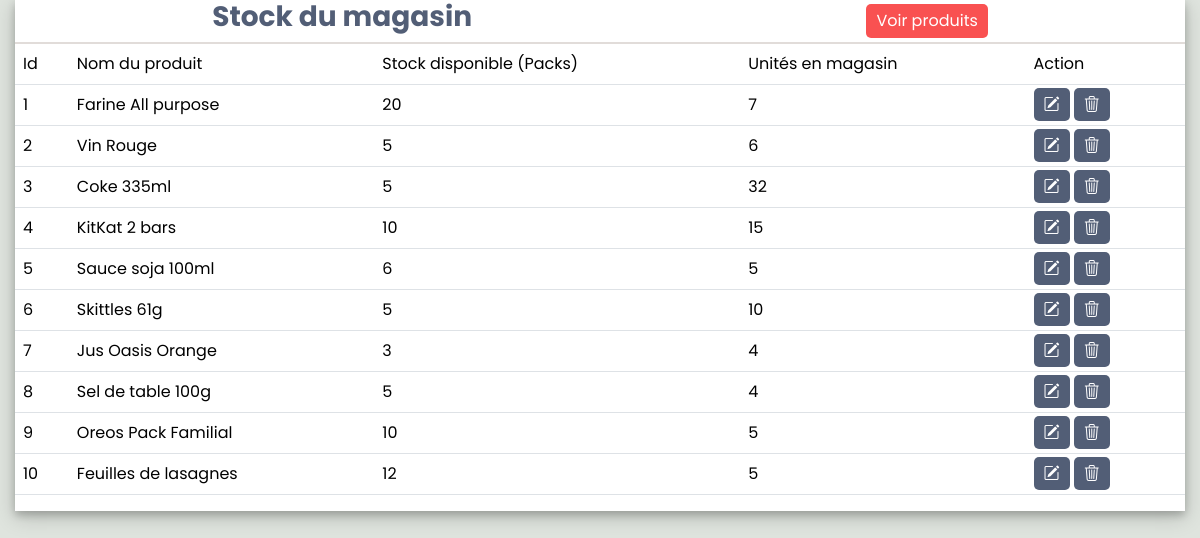
The app's page /stocks with its own data.
### tables this page shows
CREATE TABLE ProductsInStock(
                Id INTEGER PRIMARY KEY,
                Stock INTEGER CHECK(Stock >= 0), -- La quantite de produit disponible dans le stock
                StoreQty INTEGER CHECK(StoreQty > 0), -- La quantite envoye du stock vers le magasin
                ProductId INTEGER NOT NULL,
                FOREIGN KEY (ProductId) REFERENCES Products(Id) ON DELETE CASCADE
                );

CREATE TABLE Products(
                Id INTEGER PRIMARY KEY,
                ProdName TEXT NOT NULL,
                UnitPrice REAL CHECK(UnitPrice > 0),
                QtyPerPack INTEGER CHECK(QtyPerPack > 0), -- La quantite pour chaque groupe d'un produit (un carton ou un rack de produits)
                Expiration INTEGER NOT NULL, -- L'année d'expiration ou le bestbefore du produit
                ProductType TEXT NOT NULL CHECK(ProductType = 'Beverage' OR ProductType = 'Treat' OR ProductType = 'Grocery'),
                TreatType TEXT CHECK(TreatType = 'Bonbon' OR TreatType = 'Biscuit'), -- pour les produits de type treat
                Origine TEXT, -- pour les produits de type grocery (l'origine du produit)
                BeverageType TEXT CHECK(BeverageType = 'Jus' OR BeverageType = 'Soda' OR BeverageType = 'Alcool'), -- pour les produits de type Beverage 
                UserId INTEGER NOT NULL,
                FOREIGN KEY(UserId) REFERENCES Users(Id)  -- L'utilisateur qui ajoute le produit


);

### main.py (the view)
@app.route('/stocks')
def stock():
    stocks = prod_stock_dao.get_all_stocks()
    return render_template('stock.html', stocks=stocks, prod_dao=prod_dao)

### Business/Domain/Product.py (called while the page is built)
    def get_product_name(self):
        return self.__product_name

### Business/Domain/ProductsInStock.py (called while the page is built)
    def get_id(self):
        return self.__id

    def get_stock(self):
        return self.__stock

    def get_store_qty(self):
        return self.__store_qty

    def get_product(self):
        return self.__product

### Data_Access/DAOs/ProductDAO.py (called while the page is built)
    def get_product_by_id(self, prod_id):
        self.cursor.execute('''SELECT Id, ProdName, UnitPrice, QtyPerPack,
        Expiration FROM Products
        WHERE Id = ?''', (prod_id,))
        result = self.cursor.fetchone()
        return Product(result[0], result[1], result[2], result[3], result[4])

### Data_Access/DAOs/ProductsInStockDAO.py (called while the page is built)
    def connect(self):
        self.connection = sqlite3.connect('./Data_Access/convenience_store_db.db', check_same_thread=False)
        self.cursor = self.connection.cursor()

    def get_all_stocks(self):
        self.connect()
        self.cursor.execute('SELECT * FROM ProductsInStock')
        result = self.cursor.fetchall()
        stocks = []
        for stock in result:
            stock = ProductsInStock(stock[0], stock[1], stock[2], stock[3])
            stocks.append(stock)
        self.connection.close()
        return stocks

### templates/stock.html (shortened to what this page needs)
<!DOCTYPE html>
<html lang="en">
<head>
    <link href="https://cdn.jsdelivr.net/npm/bootstrap@5.3.3/dist/css/bootstrap.min.css" rel="stylesheet"
>
    <link rel="stylesheet" href="https://cdn.jsdelivr.net/npm/bootstrap-icons@1.10.3/font/bootstrap-icons.css">
    <link rel="stylesheet" href="../static/styles.css">
</head>
<body>
    <div class="main-container">
        <div class="table-content">
            <div class="table-title">
                <h3>Stock du magasin</h3>
                <a href="/prod" class="bttn">Voir produits</a>
            </div>
            <table class="table table-hover">
                <thead>
                    <tr>
                        <th scope="col">Id</th>
                        <th scope="col">Nom du produit</th>
                        <th scope="col">Stock disponible (Packs)</th>
                        <th scope="col">Unités en magasin</th>
                        <th scope="col">Action</th>
                    </tr>
                </thead>
                <tbody>
                    {% for stock in stocks %}
                    <tr>
                        <th scope="row">{{ stock.get_id() }}</th>
                        <td>{{ prod_dao.get_product_by_id(stock.get_product()).get_product_name() }}</td>
                        <td>{{ stock.get_stock() }}</td>
                        <td>{{ stock.get_store_qty() }}</td>
                        <td>
                            <a href="/editStock/{{ stock.get_id() }}" class="bt"><i class="bi bi-pencil-square"></i></a>
                            <a href="/deleteStock/{{ stock.get_id() }}" class="bt"><i class="bi bi-trash3"></i></a>
                        </td>
                    </tr>
                    {% endfor %}
                </tbody>
            </table>
        </div>
    </div>
</body>
</html>

### static/styles.css (style rules this page uses)
* { font-family: "Poppins", sans-serif; font-weight: 400; font-style: normal; }
.main-container { position: absolute; right: 0; top: 0; width: 100vw; min-height: 100vh; background: #DFE4DE; display: flex; flex-direction: column; justify-content: space-between; }
.table-content { min-height: auto; background: white; box-shadow: 0 4px 8px 0 rgba(0, 0, 0, 0.2), 0 6px 20px 0 rgba(0, 0, 0, 0.19); display: flex; flex-direction: column; margin: 0 15px 15px 15px; }
.table-title { display: flex; flex-direction: row; justify-content: space-around; border-bottom: 2px solid #E1DCD9; align-items: center; }
a { text-decoration: none; color: inherit; }
.bttn { background: #F95151; color: white; padding: 5px 10px; text-align: center; border-radius: 5px; }
.bt { background: #525E76; color: white; padding: 5px 10px; text-align: center; border-radius: 5px; }
h3 , h1 { color: #525E76; font-weight: bold; }

### records on screen
ProductsInStock: get_id "1", get_stock "20", get_store_qty "7"
Products: get_product_by_id "Farine All purpose"
ProductsInStock: get_id "2", get_stock "5", get_store_qty "6"
Products: get_product_by_id "Vin Rouge"
ProductsInStock: get_id "3", get_stock "5", get_store_qty "32"
Products: get_product_by_id "Coke 335ml"
ProductsInStock: get_id "4", get_stock "10", get_store_qty "15"
Products: get_product_by_id "KitKat 2 bars"
Products: get_product_by_id "Sauce soja 100ml"
ProductsInStock: get_id "6", get_stock "5", get_store_qty "10"
Products: get_product_by_id "Skittles 61g"
ProductsInStock: get_id "7", get_stock "3", get_store_qty "4"
Products: get_product_by_id "Jus Oasis Orange"
ProductsInStock: get_id "8", get_stock "5", get_store_qty "4"
Products: get_product_by_id "Sel de table 100g"
ProductsInStock: get_id "9", get_stock "10", get_store_qty "5"
Products: get_product_by_id "Oreos Pack Familial"
ProductsInStock: get_id "10", get_stock "12", get_store_qty "5"
Products: get_product_by_id "Feuilles de lasagnes"

### other values on screen
{{ stock.get_id() }} "5"
{{ stock.get_stock() }} "6"
{{ stock.get_store_qty() }} "5"
